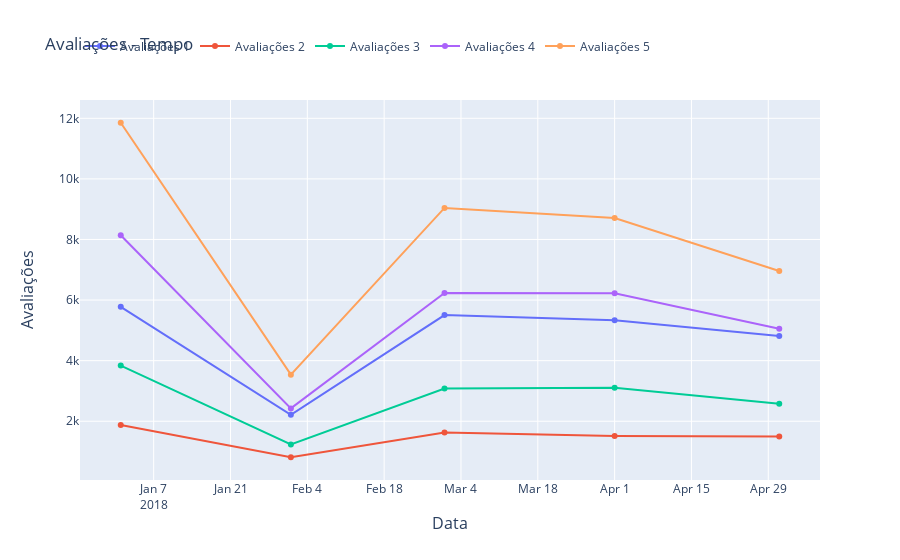

Here is the notebook cell this chart was saved with:
### Code cell
fig = make_subplots(
    x_title="Data",
    y_title="Avaliações"
)

for col in plot_reviews_over_time.columns:

    fig.add_trace(
        go.Scatter(
            x=plot_reviews_over_time.index,
            y=plot_reviews_over_time[col].values,
            mode='markers+lines',
            name=f"Avaliações {col[-1:]}",
        ),
        row=1, col=1
    )

graph_paramns = {
    'hovermode': 'x unified',
    'legend': {'orientation': 'h', 'y': 1.18},
    "yaxis2": {"title": ""},
    "title": f"""
    Avaliações - Tempo
    """,
}
fig.update_layout(**graph_paramns)
fig.show()

### Figure 1 — Plotly figure (JSON) as saved in the notebook; plotly's stock layout.template omitted (floating-point values rounded to 4 significant figures)
{"data": [{"mode": "markers+lines", "name": "Avaliações 1", "type": "scatter", "x": ["2018-01-01T00:00:00", "2018-02-01T00:00:00", "2018-03-01T00:00:00", "2018-04-01T00:00:00", "2018-05-01T00:00:00"], "xaxis": "x", "y": [5778, 2211, 5506, 5336, 4817], "yaxis": "y"}, {"mode": "markers+lines", "name": "Avaliações 2", "type": "scatter", "x": ["2018-01-01T00:00:00", "2018-02-01T00:00:00", "2018-03-01T00:00:00", "2018-04-01T00:00:00", "2018-05-01T00:00:00"], "xaxis": "x", "y": [1879, 812, 1628, 1514, 1501], "yaxis": "y"}, {"mode": "markers+lines", "name": "Avaliações 3", "type": "scatter", "x": ["2018-01-01T00:00:00", "2018-02-01T00:00:00", "2018-03-01T00:00:00", "2018-04-01T00:00:00", "2018-05-01T00:00:00"], "xaxis": "x", "y": [3838, 1234, 3082, 3105, 2577], "yaxis": "y"}, {"mode": "markers+lines", "name": "Avaliações 4", "type": "scatter", "x": ["2018-01-01T00:00:00", "2018-02-01T00:00:00", "2018-03-01T00:00:00", "2018-04-01T00:00:00", "2018-05-01T00:00:00"], "xaxis": "x", "y": [8138, 2424, 6234, 6226, 5051], "yaxis": "y"}, {"mode": "markers+lines", "name": "Avaliações 5", "type": "scatter", "x": ["2018-01-01T00:00:00", "2018-02-01T00:00:00", "2018-03-01T00:00:00", "2018-04-01T00:00:00", "2018-05-01T00:00:00"], "xaxis": "x", "y": [11853, 3539, 9041, 8708, 6961], "yaxis": "y"}], "layout": {"annotations": [{"font": {"size": 16}, "showarrow": false, "text": "Data", "x": 0.5, "xanchor": "center", "xref": "paper", "y": 0, "yanchor": "top", "yref": "paper", "yshift": -30}, {"font": {"size": 16}, "showarrow": false, "text": "Avaliações", "textangle": -90, "x": 0, "xanchor": "right", "xref": "paper", "xshift": -40, "y": 0.5, "yanchor": "middle", "yref": "paper"}], "hovermode": "x unified", "legend": {"orientation": "h", "y": 1.18}, "title": {"text": "\n    Avaliações - Tempo\n    "}, "xaxis": {"anchor": "y", "domain": [0, 1]}, "yaxis": {"anchor": "x", "domain": [0, 1]}, "yaxis2": {"title": {"text": ""}}}}
